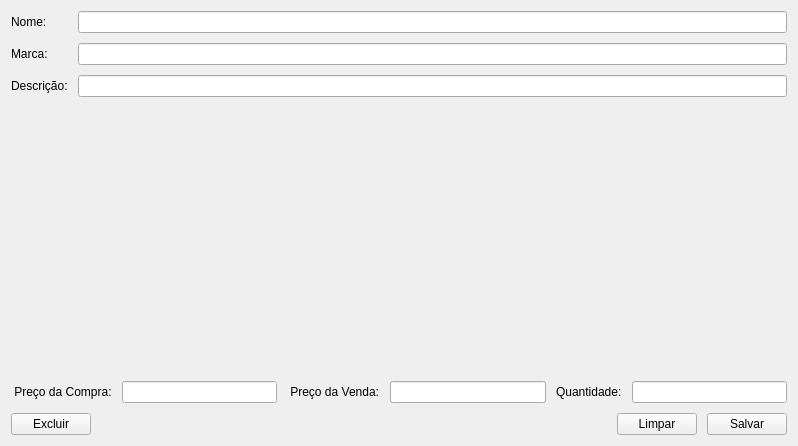
<?xml version="1.0" encoding="UTF-8"?>
<ui version="4.0">
 <class>Form</class>
 <widget class="QWidget" name="Form">
  <property name="geometry">
   <rect>
    <x>0</x>
    <y>0</y>
    <width>798</width>
    <height>446</height>
   </rect>
  </property>
  <property name="windowTitle">
   <string>Cadastrar Produtos</string>
  </property>
  <layout class="QVBoxLayout" name="verticalLayout_2">
   <item>
    <layout class="QVBoxLayout" name="verticalLayout">
     <property name="spacing">
      <number>10</number>
     </property>
     <item>
      <layout class="QFormLayout" name="formLayout">
       <item row="0" column="0">
        <widget class="QLabel" name="nomeLabel">
         <property name="text">
          <string>Nome:</string>
         </property>
        </widget>
       </item>
       <item row="1" column="0">
        <widget class="QLabel" name="marcaLabel">
         <property name="text">
          <string>Marca:</string>
         </property>
        </widget>
       </item>
       <item row="0" column="1">
        <widget class="QLineEdit" name="nome"/>
       </item>
       <item row="1" column="1">
        <widget class="QLineEdit" name="marca"/>
       </item>
       <item row="2" column="0">
        <widget class="QLabel" name="descricaoLabel">
         <property name="text">
          <string>Descrição:</string>
         </property>
        </widget>
       </item>
       <item row="2" column="1">
        <widget class="QLineEdit" name="descricao"/>
       </item>
      </layout>
     </item>
     <item>
      <layout class="QGridLayout" name="gridLayout">
       <item row="0" column="3">
        <widget class="QLineEdit" name="precoven"/>
       </item>
       <item row="0" column="4">
        <widget class="QLabel" name="quantidade_label">
         <property name="text">
          <string>Quantidade:</string>
         </property>
        </widget>
       </item>
       <item row="0" column="0">
        <widget class="QLabel" name="precocom_Label">
         <property name="text">
          <string> Preço da Compra:</string>
         </property>
        </widget>
       </item>
       <item row="0" column="1">
        <widget class="QLineEdit" name="precocom"/>
       </item>
       <item row="0" column="2">
        <widget class="QLabel" name="precoven_Label">
         <property name="text">
          <string> Preço da Venda:</string>
         </property>
        </widget>
       </item>
       <item row="0" column="5">
        <widget class="QLineEdit" name="quantidade"/>
       </item>
      </layout>
     </item>
     <item>
      <layout class="QHBoxLayout" name="horizontalLayout">
       <item>
        <widget class="QPushButton" name="b_excluir">
         <property name="enabled">
          <bool>true</bool>
         </property>
         <property name="text">
          <string>Excluir</string>
         </property>
        </widget>
       </item>
       <item>
        <spacer name="horizontalSpacer">
         <property name="orientation">
          <enum>Qt::Horizontal</enum>
         </property>
         <property name="sizeHint" stdset="0">
          <size>
           <width>40</width>
           <height>20</height>
          </size>
         </property>
        </spacer>
       </item>
       <item>
        <widget class="QPushButton" name="b_limpar">
         <property name="text">
          <string>Limpar</string>
         </property>
        </widget>
       </item>
       <item>
        <widget class="QPushButton" name="b_salvar">
         <property name="text">
          <string>Salvar</string>
         </property>
        </widget>
       </item>
      </layout>
     </item>
    </layout>
   </item>
  </layout>
 </widget>
 <resources/>
 <connections/>
</ui>
